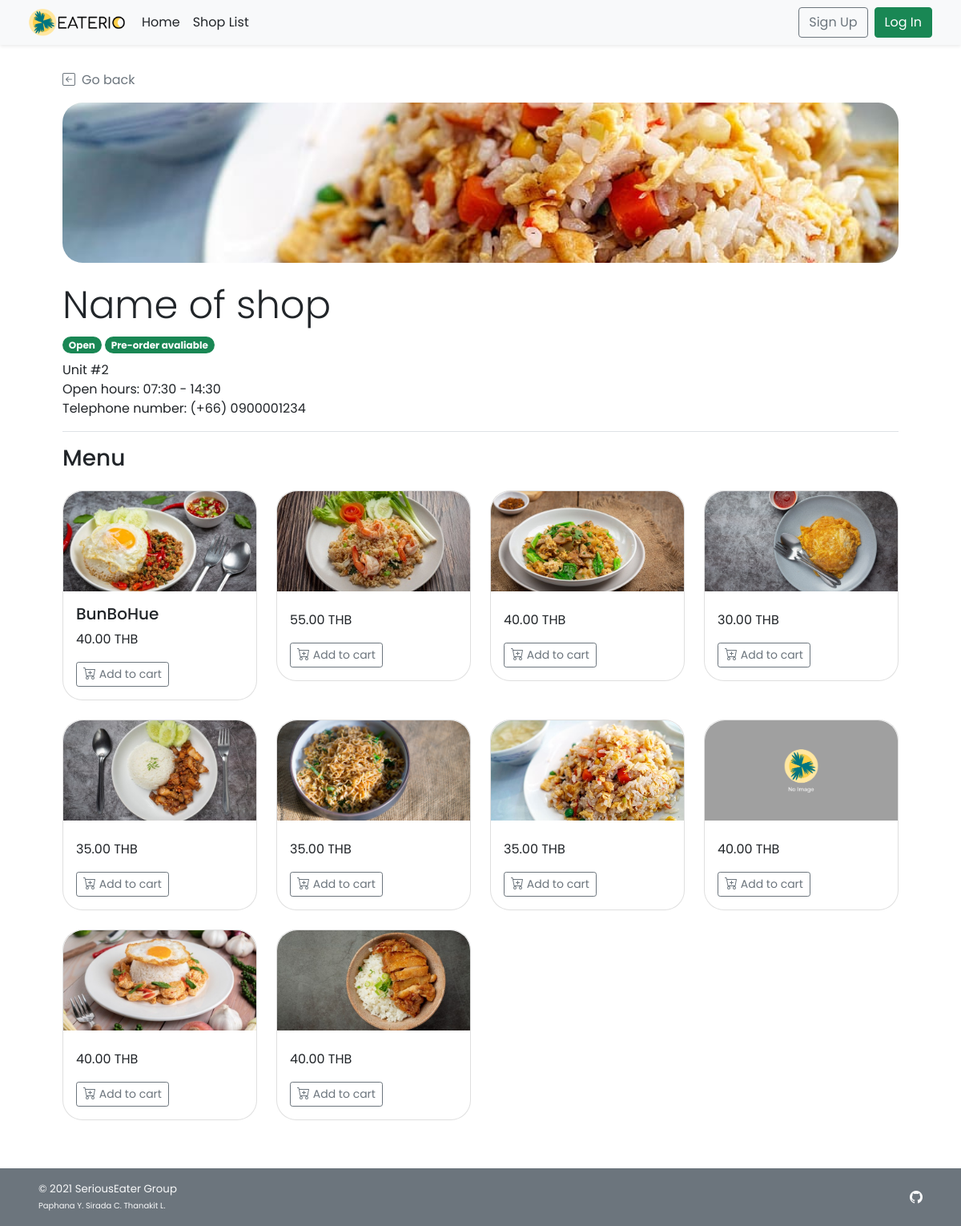
The page /shop_menu.php?s_id=1 on the database as committed earlier.
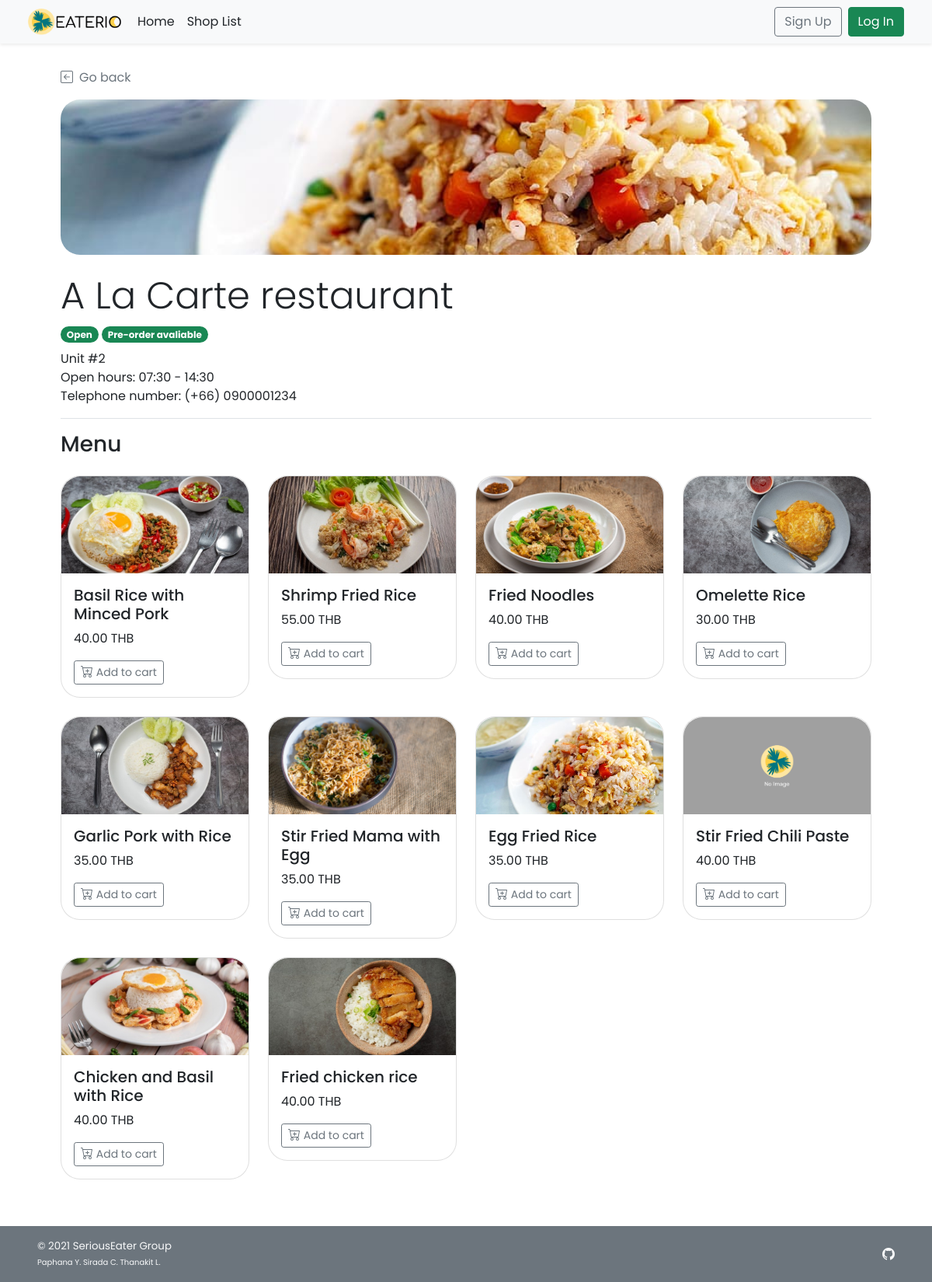
The same page on the database as committed later.
### tables this page shows
CREATE TABLE `shop` (
  `s_id` int(11) NOT NULL,
  `s_username` varchar(45) NOT NULL,
  `s_pwd` varchar(45) NOT NULL,
  `s_name` varchar(100) NOT NULL,
  `s_location` varchar(100) NOT NULL,
  `s_openhour` time NOT NULL,
  `s_closehour` time NOT NULL,
  `s_status` tinyint(4) NOT NULL DEFAULT 1 COMMENT 'Shop ready for taking an order or not (True for open, False for close)',
  `s_preorderStatus` tinyint(4) NOT NULL DEFAULT 1 COMMENT 'Shop is ready for tomorrow pre-order or not',
  `s_email` varchar(100) NOT NULL,
  `s_phoneno` varchar(45) NOT NULL,
  `s_pic` text DEFAULT NULL
);

CREATE TABLE `food` (
  `f_id` int(11) NOT NULL,
  `s_id` int(11) NOT NULL,
  `f_name` varchar(100) NOT NULL,
  `f_price` decimal(6,2) NOT NULL,
  `f_todayavail` tinyint(4) NOT NULL DEFAULT 1 COMMENT 'Food is available to order or not',
  `f_preorderavail` tinyint(4) NOT NULL DEFAULT 1,
  `f_pic` text DEFAULT NULL
);

### shop_menu.php (the view, shortened to what this page needs)
<!DOCTYPE html>
<html lang="en">
<head>
    <?php
        include("conn_db.php");
        include('head.php');
    ?>
    <link href="css/main.css" rel="stylesheet">
    <link href="css/menu.css" rel="stylesheet">
</head>
<body class="d-flex flex-column h-100">
    <?php include('nav_header.php')?>
    <?php
        $s_id = $_GET["s_id"];
        $query = "SELECT s_name,s_location,s_openhour,s_closehour,s_status,s_preorderstatus,s_phoneno,s_pic
        FROM shop WHERE s_id = {$s_id} LIMIT 0,1";
        $result = $mysqli -> query($query);
        $shop_row = $result -> fetch_array();
    ?>
    <div class="container px-5 py-4" id="shop-body">
        <a class="nav nav-item text-decoration-none text-muted mb-3" href="#" onclick="history.back();">
            <i class="bi bi-arrow-left-square me-2"></i>Go back
        </a>
        <div class="mb-3 text-wrap" id="shop-header">
            <div class="rounded-25 mb-4" id="shop-img" style="
                    background: url(
                        <?php
                            if(is_null($shop_row["s_pic"])){echo "'img/default.png'";}
                            else{echo "'img/{$shop_row['s_pic']}'";}
                        ?>
                    ) center; height: 200px;
                    background-size: cover; background-repeat: no-repeat;
                    background-position: center;">
            </div>
            <h1 class="display-5 strong"><?php echo $shop_row["s_name"];?></h1>
            <ul class="list-unstyled">
                <li class="my-2">
                    <?php
                        $now = date('H:i:s');
                        if((($now < $shop_row["s_openhour"])||($now > $shop_row["s_closehour"]))||($shop_row["s_status"]==0)){
                    ?>
                    <span class="badge rounded-pill bg-danger">Closed</span>
                    <?php }else{ ?>
                    <span class="badge rounded-pill bg-success">Open</span>
                    <?php }
                        if($shop_row["s_preorderstatus"]==1){
                    ?>
                    <span class="badge rounded-pill bg-success">Pre-order avaliable</span>
                    <?php }else{ ?>
                    <span class="badge rounded-pill bg-danger">Pre-order Unavaliable</span>
                    <?php } ?>
                </li>
                <li class=""><?php echo $shop_row["s_location"];?></li>
                <li class="">Open hours:
                    <?php
                        $open = explode(":",$shop_row["s_openhour"]);
                        $close = explode(":",$shop_row["s_closehour"]);
                        echo $open[0].":".$open[1]." - ".$close[0].":".$close[1];
                    ?>
                </li>
                <li class="">Telephone number: <?php echo "(+66) ".$shop_row["s_phoneno"];?></li>
            </ul>
        </div>
        <h3 class="border-top py-3 mt-2">Menu</h3>
        <div class="row row-cols-1 row-cols-md-2 row-cols-lg-4 align-items-stretch mb-1">
        <?php
            $query = "SELECT * FROM food WHERE s_id = {$s_id} AND NOT(f_todayavail  = 0 AND f_preorderavail = 0)";
            $result = $mysqli -> query($query);
            if($result ->num_rows > 0){
                while($food_row = $result->fetch_array()){
        ?>
            <div class="col">
                <div class="card rounded-25 mb-4">
                    <a href="food_item.php?<?php echo "s_id=".$food_row["s_id"]."&f_id=".$food_row["f_id"]?>" class="text-decoration-none text-dark">
                        <div class="card-img-top">
                            <img
                                <?php
                                if(is_null($food_row["f_pic"])){echo "src='img/default.png'";}
                                else{echo "src=\"img/{$food_row['f_pic']}\"";}
                                ?>
                                style="width:100%; height:125px; object-fit:cover;"
                                class="img-fluid" alt="<?php echo $food_row["f_name"]?>">
                        </div>
                        <div class="card-body">
                            <h5 class="card-title fs-5"><?php echo $food_row["f_name"]?></h5>
                            <p class="card-text"><?php echo $food_row["f_price"]?> THB</p>
                            <a href="food_item.php?<?php echo "s_id=".$food_row["s_id"]."&f_id=".$food_row["f_id"]?>" class="btn btn-sm mt-3 btn-outline-secondary">
                                 Add to cart
                            </a>
                        </div>
                    </a>
                </div>
            </div>
            <?php
                    }
                }
            ?>
        </div>
    </div>
    <footer
        class="footer d-flex flex-wrap justify-content-between align-items-center px-5 py-3 mt-2 bg-secondary text-light">
        <span class="smaller-font">&copy; 2021 SeriousEater Group<br /><span class="xsmall-font">Paphana Y. Sirada C.
                Thanakit L.</span></span>
        <ul class="nav justify-content-end list-unstyled d-flex">
            <li class="ms-3"><a class="text-light" target="_blank" href="https://github.com/waterthatfrozen/EATERIO"><i
                        class="bi bi-github"></i></a></li>
        </ul>
    </footer>
</body>
</html>

### head.php (shortened to what this page needs)
<link href="https://cdn.jsdelivr.net/npm/bootstrap@5.1.2/dist/css/bootstrap.min.css" rel="stylesheet"
>
<link rel="stylesheet" href="https://cdn.jsdelivr.net/npm/bootstrap-icons@1.5.0/font/bootstrap-icons.css">

### nav_header.php (shortened to what this page needs)
<header class="navbar navbar-expand-md navbar-light fixed-top bg-light shadow-sm mb-auto">
    <div class="container-fluid mx-4">
        <a href="index.php">
            <img src="img/LOGO_BLACK.png" width="125" class="me-2" alt="EATERIO Logo">
        </a>
        <div class="navbar-collapse collapse" id="navbarCollapse">
            <ul class="navbar-nav me-auto mb-2 mb-md-0">
                <li class="nav-item">
                    <a class="nav-link px-2 text-dark" href="index.php">Home</a>
                </li>
                <li class="nav-item">
                    <a href="shop_list.php" class="nav-link px-2 text-dark">Shop List</a>
                </li>
            </ul>
            <div class="d-flex">
                <?php if(!isset($_SESSION['cid'])){ ?>
                <a class="btn btn-outline-secondary me-2" href="cust_regist.php">Sign Up</a>
                <a class="btn btn-success" href="cust_login.php">Log In</a>
                <?php } ?>
            </div>
        </div>
    </div>
</header>

### css/main.css (style rules this page uses)
html { height: 100%; }
body { height: 100%; padding-top: 4rem; margin-bottom: -50px; font-family: 'Poppins', 'Noto Sans Thai', sans-serif; }
a { cursor: pointer; }
.bi { vertical-align: -.125em; fill: currentColor; }
.smaller-font { font-size: smaller; }
.xsmall-font { font-size: x-small; }
.rounded-25 { border-radius: 25px; }

### css/menu.css (style rules this page uses)
html, body { height: 100%; }
.card img { width: 100%; border-radius: 25px 25px 0px 0px; }

Rows that differ between the two databases and show on the page:
changed shop "Unit #2": s_name "Name of shop" → "A La Carte restaurant"
changed food: f_name "BunBoHue" → "Basil Rice with Minced Pork"
changed food: f_name (not shown) → "Shrimp Fried Rice"
changed food: f_name (not shown) → "Fried Noodles"
changed food: f_name (not shown) → "Omelette Rice"
changed food: f_name (not shown) → "Garlic Pork with Rice"
changed food: f_name (not shown) → "Stir Fried Mama with Egg"
changed food: f_name (not shown) → "Egg Fried Rice"
changed food: f_name (not shown) → "Stir Fried Chili Paste"
changed food: f_name (not shown) → "Chicken and Basil with Rice"
changed food: f_name (not shown) → "Fried chicken rice"
